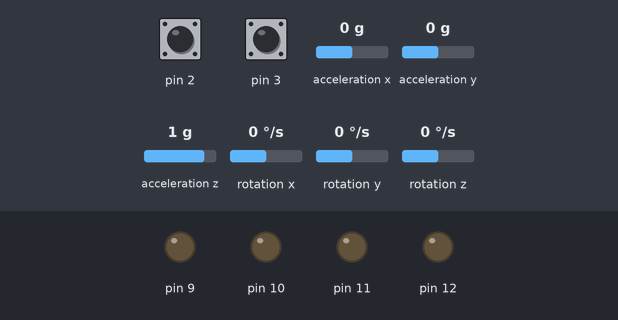
Recording of a sketch running on a simulated Arduino Uno, built with avr-gcc and run on an emulated ATmega328P. On the bench: output pins drawn as LEDs (lit = HIGH). The inputs (shaded band) are chosen by the test bench; at power-on: rotation z 0 °/s, pin 2 HIGH, pin 3 HIGH, acceleration x 0 g, acceleration y 0 g, acceleration z 1 g, rotation x 0 °/s, rotation y 0 °/s.

Above: at 0.1 s.
At 2.7 s:
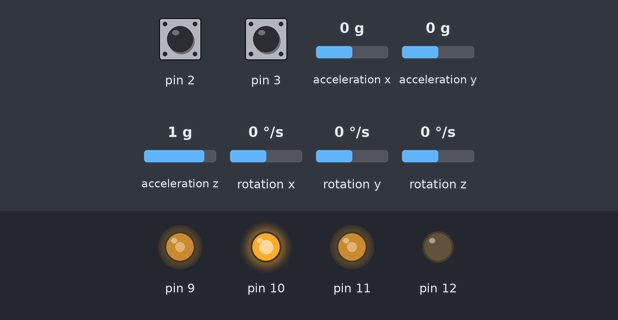
2.8 s: rotation z set to 12 °/s
At 3.9 s:
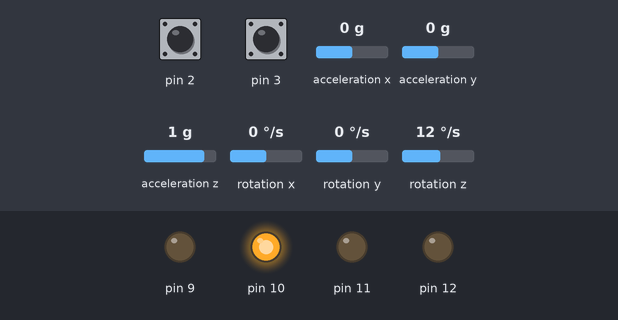
Timing chart, 0 to 5.8 s (numbered marks = the images above; inputs shaded):
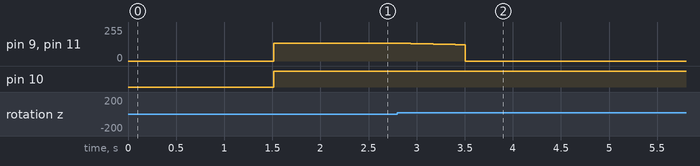

The sketch:

week8_part4.ino
```cpp
#include "Motor.hpp"
#include "DualEncoder.hpp"
#include "PIDController.hpp"
#include <MPU6050_light.h>
#define MOT1PWM 11
#define MOT1DIR 12
mtrn3100::Motor motor1(MOT1PWM, MOT1DIR);

#define MOT2PWM 9
#define MOT2DIR 10
mtrn3100::Motor motor2(MOT2PWM, MOT2DIR);

#define EN_A  2
#define EN_B  7
#define EN_A2 3
#define EN_B2 8
mtrn3100::DualEncoder encoder(EN_A, EN_B, EN_A2, EN_B2);
mtrn3100::PIDController leftDrive(30, 0, 0.3);
mtrn3100::PIDController rightDrive(30, 0, 0.3);
mtrn3100::PIDController headingHold(1.5f, 0.0f, 0.05f);

MPU6050 mpu(Wire);
const float WHEEL_RADIUS   = 0.016f;
const float CELL_SIZE      = 0.18f;
const float K_HEADING      = 27.0f;
const float K_SYNC         = 1.1f;

// 容差/TOLERANCE
const float DRIVE_TOLERANCE = 0.05f;
const float TURN_TOLERANCE  = 3.0f;

// PWM调节
const int16_t MAX_PWM       = 150;
const int16_t MIN_DRIVE_PWM = 45;
const int16_t MIN_TURN_PWM  = 50;

const unsigned long DRIVE_SETTLE_TIME_MS = 200;
const unsigned long TURN_SETTLE_TIME_MS = 250;

const int MOTOR2_TURN_SIGN = -1;

const float TURN_ANGLE_DEG = 90.0f;

const float TURN_SIGN = -1.0f;

const char* commandString = "lfrfflfr";    //change to test

float targetHeading = 0.0f;
bool ready = false;
bool sequenceFailed = false;

float applyMinimumPWM(float command, int16_t minimumPWM) {
    if (command > 0.0f && command < minimumPWM) return minimumPWM;
    if (command < 0.0f && command > -minimumPWM) return -minimumPWM;
    return command;
}

bool driveForwardCell();
bool turnRelative(float deltaDeg);

void stopMotors() {
    motor1.setPWM(0);
    motor2.setPWM(0);
}

bool commandStringIsValid() {
    if (strlen(commandString) != 8) return false;
    for (size_t i = 0; i < 8; ++i) {
        if (commandString[i] != 'f' && commandString[i] != 'l' && commandString[i] != 'r') {
            return false;
        }
    }
    return true;
}

void setup() {
    Wire.begin();

    byte imuStatus = mpu.begin();
    if (imuStatus != 0) {
        stopMotors();
        return;
    }
    mpu.calcOffsets(true, true);
    delay(500);
    mpu.update();

    if (!commandStringIsValid()) {
        stopMotors();
        return;
    }

    targetHeading = mpu.getAngleZ();
    ready = true;
}

void loop() {
    static size_t index = 0;

    if (!ready || sequenceFailed) {
        stopMotors();
        return;
    }

    if (commandString[index] == '\0') {
        stopMotors();
        return;
    }

    char cmd = commandString[index];

    bool actionSucceeded = false;
    switch (cmd) {
        case 'f':
            actionSucceeded = driveForwardCell();
            break;
        case 'l':
            actionSucceeded = turnRelative(-TURN_SIGN * TURN_ANGLE_DEG);
            break;
        case 'r':
            actionSucceeded = turnRelative(TURN_SIGN * TURN_ANGLE_DEG);
            break;
        default:
            actionSucceeded = false;
            break;
    }

    if (!actionSucceeded) {
        sequenceFailed = true;
        stopMotors();
        return;
    }

    index++;
}

bool driveForwardCell() {
    float targetAngle = CELL_SIZE / WHEEL_RADIUS;

    leftDrive.zeroAndSetTarget(encoder.getLeftRotation(), targetAngle);
    rightDrive.zeroAndSetTarget(-encoder.getRightRotation(), targetAngle);

    unsigned long lastTime = micros();
    const unsigned long interval = 10000;
    unsigned long moveStart = millis();
    const unsigned long DRIVE_TIMEOUT_MS = 3000;
    unsigned long withinToleranceSince = 0;

    while (true) {
        mpu.update();
        unsigned long now = micros();
        if (now - lastTime < interval) continue;
        lastTime = now;

        float leftPos  = encoder.getLeftRotation();
        float rightPos = -encoder.getRightRotation();

        float leftPWM  = leftDrive.compute(leftPos);
        float rightPWM = rightDrive.compute(rightPos);

        float headingError = targetHeading - mpu.getAngleZ();
        float headingCorrection = constrain(K_HEADING * headingError, -60.0f, 60.0f);

        float syncError = leftPos - rightPos;
        float syncCorrection = syncError * K_SYNC;
        float leftCmd  = constrain(leftPWM - headingCorrection - syncCorrection, (float)-MAX_PWM, (float)MAX_PWM);
        float rightCmd = constrain(-(rightPWM + headingCorrection + syncCorrection), (float)-MAX_PWM, (float)MAX_PWM);
        leftCmd = applyMinimumPWM(leftCmd, MIN_DRIVE_PWM);
        rightCmd = applyMinimumPWM(rightCmd, MIN_DRIVE_PWM);
        motor1.setPWM(leftCmd);
        motor2.setPWM(rightCmd);

        bool withinTolerance = fabs(leftDrive.getError()) < DRIVE_TOLERANCE &&
                               fabs(rightDrive.getError()) < DRIVE_TOLERANCE;
        if (withinTolerance) {
            stopMotors();
            if (withinToleranceSince == 0) withinToleranceSince = millis();
            if (millis() - withinToleranceSince >= DRIVE_SETTLE_TIME_MS) {
                return true;
            }
        } else {
            withinToleranceSince = 0;
        }

        if (millis() - moveStart >= DRIVE_TIMEOUT_MS) {
            stopMotors();
            return false;
        }
    }
}

bool turnRelative(float deltaDeg) {
    targetHeading += deltaDeg;
    headingHold.zeroAndSetTarget(0.0f, targetHeading);

    unsigned long turnStart = millis();
    const unsigned long TURN_TIMEOUT_MS = 2000;
    unsigned long withinToleranceSince = 0;
    unsigned long lastControlTime = micros();
    const unsigned long CONTROL_INTERVAL_US = 10000;

    while (true) {
        mpu.update();

        unsigned long now = micros();
        if (now - lastControlTime < CONTROL_INTERVAL_US) continue;
        lastControlTime = now;

        float headingError = targetHeading - mpu.getAngleZ();
        if (fabs(headingError) < TURN_TOLERANCE) {
            stopMotors();
            if (withinToleranceSince == 0) withinToleranceSince = millis();
            if (millis() - withinToleranceSince >= TURN_SETTLE_TIME_MS) {
                return true;
            }
        } else {
            withinToleranceSince = 0;
            float output = headingHold.compute(mpu.getAngleZ());
            output = constrain(output, (float)-MAX_PWM, (float)MAX_PWM);
            output = applyMinimumPWM(output, MIN_TURN_PWM);
            motor1.setPWM(output);
            motor2.setPWM(MOTOR2_TURN_SIGN * output);
        }

        if (millis() - turnStart >= TURN_TIMEOUT_MS) {
            stopMotors();
            return false;
        }
    }
}
```

DualEncoder.hpp
```cpp
#pragma once

#include <Arduino.h>
#include <util/atomic.h>

namespace mtrn3100 {

class DualEncoder {
public:
    DualEncoder(uint8_t enc1, uint8_t enc2, uint8_t enc3, uint8_t enc4)
        : mot1_int(enc1), mot1_dir(enc2), mot2_int(enc3), mot2_dir(enc4) {
        instance = this;
        pinMode(mot1_int, INPUT_PULLUP);
        pinMode(mot1_dir, INPUT_PULLUP);
        pinMode(mot2_int, INPUT_PULLUP);
        pinMode(mot2_dir, INPUT_PULLUP);

        attachInterrupt(digitalPinToInterrupt(mot1_int), DualEncoder::readLeftEncoderISR, RISING);
        attachInterrupt(digitalPinToInterrupt(mot2_int), DualEncoder::readRightEncoderISR, RISING);
    }

    void readLeftEncoder() {
        int8_t direction = digitalRead(mot1_dir) ? 1 : -1;
        l_count += direction;
    }

    void readRightEncoder() {
        int8_t direction = digitalRead(mot2_dir) ? 1 : -1;
        r_count += direction;
    }

    float getLeftRotation() {
        long count;
        ATOMIC_BLOCK(ATOMIC_RESTORESTATE) {
            count = l_count;
        }
        return (static_cast<float>(count) / counts_per_revolution) * 2 * PI;
    }

    float getRightRotation() {
        long count;
        ATOMIC_BLOCK(ATOMIC_RESTORESTATE) {
            count = r_count;
        }
        return (static_cast<float>(count) / counts_per_revolution) * 2 * PI;
    }

private:
    static void readLeftEncoderISR() {
        if (instance != nullptr) {
            instance->readLeftEncoder();
        }
    }

    static void readRightEncoderISR() {
        if (instance != nullptr) {
            instance->readRightEncoder();
        }
    }

public:
    const uint8_t mot1_int, mot1_dir, mot2_int, mot2_dir;
    // 实车标定。每圈编码器计数。每格距离按固定比例错误时修改。
    // Encoder counts per wheel revolution. Change for consistent proportional cell-distance error.
    uint16_t counts_per_revolution = 693;
    volatile long l_count = 0;
    volatile long r_count = 0;

private:
    static DualEncoder* instance;
};

DualEncoder* DualEncoder::instance = nullptr;

}
```

Motor.hpp
```cpp
#pragma once

#include <Arduino.h>

#include "math.h"

namespace mtrn3100 {

class Motor {
public:
    Motor(uint8_t pwm_pin, uint8_t in2) : pwm_pin(pwm_pin), dir_pin(in2) {
        pinMode(pwm_pin, OUTPUT);
        pinMode(in2, OUTPUT);
    }

    void setPWM(int16_t pwm) {
        if (pwm < 0) {
            digitalWrite(dir_pin, HIGH);
            analogWrite(pwm_pin, abs(pwm));
        } else if (pwm > 0) {
            digitalWrite(dir_pin, LOW);
            analogWrite(pwm_pin, abs(pwm));
        } else {
            analogWrite(pwm_pin, 0);
        }
    }

private:
    const uint8_t pwm_pin;
    const uint8_t dir_pin;
};

}
```

PIDController.hpp
```cpp
#pragma once
#include <math.h>

namespace mtrn3100 {

class PIDController {
public:
    PIDController(float kp, float ki, float kd)
        : prev_time(0), curr_time(0), dt(0), kp(kp), ki(ki), kd(kd),
          error(0), derivative(0), integral(0), output(0), prev_error(0),
          setpoint(0), zero_ref(0), derivative_ready(false) {}

    float compute(float input) {
        curr_time = micros();
        dt = static_cast<float>(curr_time - prev_time) / 1e6f;
        prev_time = curr_time;

        if (dt <= 0.0f) dt = 1.0e-6f;

        error = setpoint - (input - zero_ref);

        float proportional = error;
        integral = integral + error * dt;
        if (derivative_ready) {
            derivative = (error - prev_error) / dt;
        } else {
            derivative = 0.0f;
            derivative_ready = true;
        }
        output = kp * proportional + ki * integral + kd * derivative;

        prev_error = error;

        return output;
    }

    float getError() {
        return error;
    }

    void zeroAndSetTarget(float zero, float target) {
        prev_time = micros();
        zero_ref = zero;
        setpoint = target;
        error = target;
        prev_error = error;
        integral = 0.0f;
        derivative = 0.0f;
        output = 0.0f;
        derivative_ready = false;
    }

public:
    uint32_t prev_time, curr_time;
    float dt;

private:
    float kp, ki, kd;
    float error, derivative, integral, output;
    float prev_error;
    float setpoint;
    float zero_ref;
    bool derivative_ready;
};

}
```
